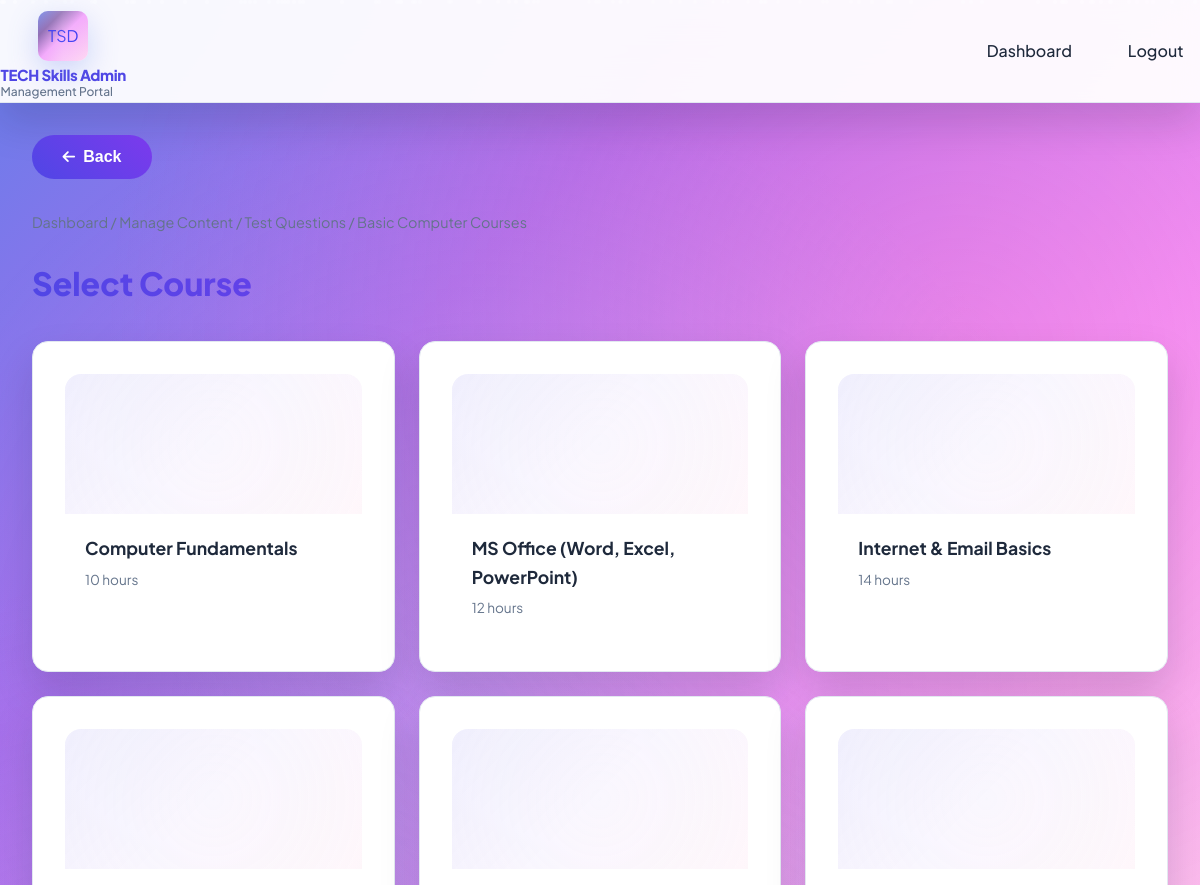
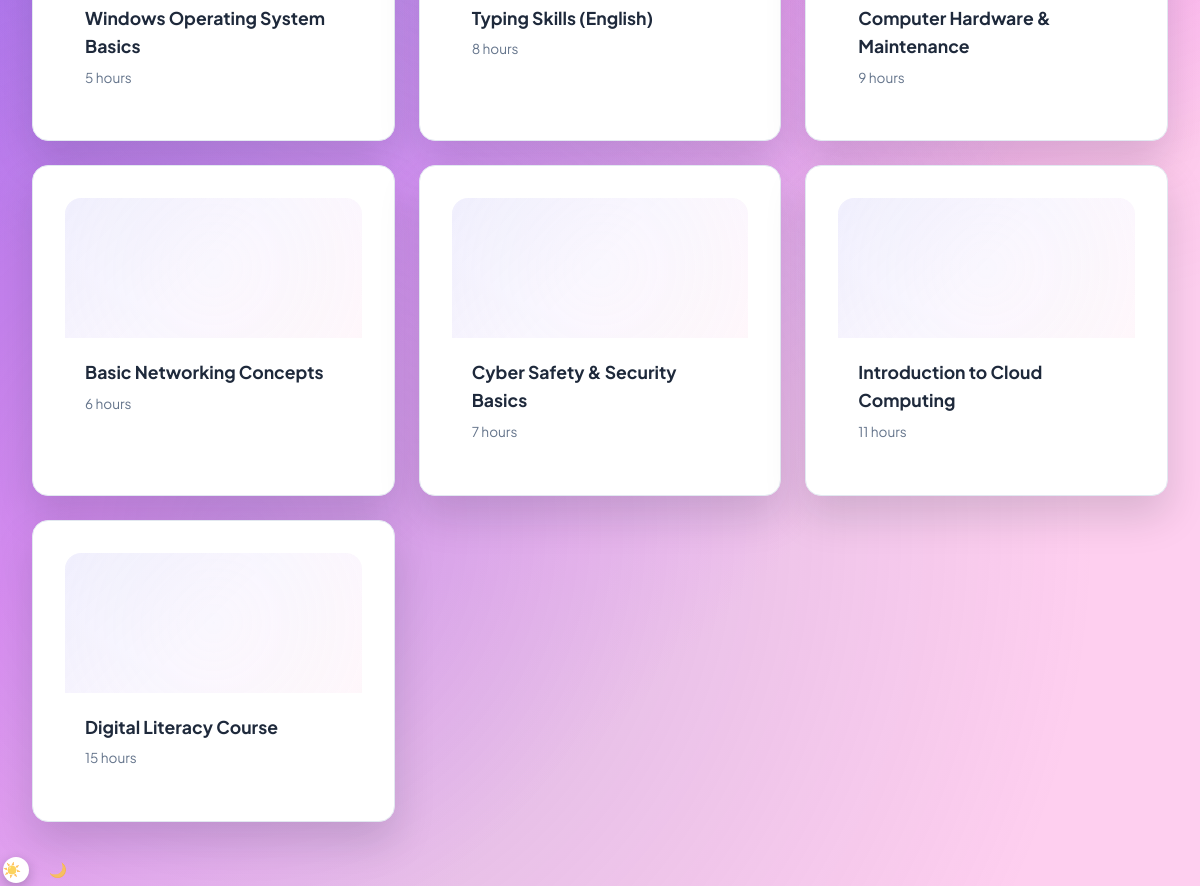
The page /admin/manage/test-questions/1 (signed in) on the database its author committed (2 pictures, top to bottom).
### models.py (models this page shows)
class Category(db.Model):
    __tablename__ = "categories"
    id = db.Column(db.Integer, primary_key=True)
    name = db.Column(db.String(100), nullable=False)
    slug = db.Column(db.String(100), unique=True, nullable=False)
    description = db.Column(db.Text, nullable=True)
    icon = db.Column(db.String(50), nullable=True)
    courses = db.relationship("Course", backref="category", lazy="dynamic")

class Course(db.Model):
    __tablename__ = "courses"
    id = db.Column(db.Integer, primary_key=True)
    category_id = db.Column(db.Integer, db.ForeignKey("categories.id"), nullable=False)
    name = db.Column(db.String(200), nullable=False)
    slug = db.Column(db.String(200), nullable=False)
    description = db.Column(db.Text, nullable=True)
    duration_weeks = db.Column(db.Integer, default=4)
    syllabus_text = db.Column(db.Text, nullable=True)
    topics = db.relationship("CourseTopic", backref="course", lazy="dynamic", order_by="CourseTopic.order")
    enrollments = db.relationship("Enrollment", backref="course", lazy="dynamic")

### app.py (the view)
@app.route("/admin/manage/test-questions/<int:cat_id>")
@login_required
@admin_required
def admin_manage_test_courses(cat_id):
    cat = Category.query.get_or_404(cat_id)
    courses = Course.query.filter_by(category_id=cat_id).order_by(Course.id).all()
    return render_template("admin/admin_manage_test_courses.html", category=cat, courses=courses)

### app.py (called while the page is built)
@login_manager.user_loader
def load_user(user_id):
    if user_id is None:
        return None
    try:
        return User.query.get(int(user_id))
    except (ValueError, TypeError):
        return None

def admin_required(f):
    @wraps(f)
    def decorated(*args, **kwargs):
        if not current_user.is_authenticated or current_user.role != "admin":
            flash("Admin access required.", "error")
            return redirect(url_for("admin_login"))
        return f(*args, **kwargs)
    return decorated

### templates/admin/admin_manage_test_courses.html (shortened to what this page needs)
{% extends "base.html" %}
{% block content %}
<nav class="breadcrumb"><a href="{{ url_for('admin_dashboard') }}">Dashboard</a> / <a href="{{ url_for('admin_manage_content') }}">Manage Content</a> / <a href="{{ url_for('admin_manage_test') }}">Test Questions</a> / {{ category.name }}</nav>
<h1 class="page-title">Select Course</h1>
<div class="courses-grid">
    {% for co in courses %}
    <a href="{{ url_for('admin_manage_test_questions', cat_id=category.id, course_id=co.id) }}" class="course-card">
        <div class="thumb"></div>
        <div class="body"><h3>{{ co.name }}</h3><p class="meta">{{ co.duration_weeks }} hours</p></div>
    </a>
    {% endfor %}
</div>
{% endblock %}

### rows shown on the page
Category: name "Basic Computer Courses"
Course: name "Computer Fundamentals", duration_weeks "10"
Course: name "MS Office (Word, Excel, PowerPoint)", duration_weeks "12"
Course: name "Internet & Email Basics", duration_weeks "14"
Course: name "Windows Operating System Basics", duration_weeks "5"
Course: name "Typing Skills (English)", duration_weeks "8"
Course: name "Computer Hardware & Maintenance", duration_weeks "9"
Course: name "Basic Networking Concepts", duration_weeks "6"
Course: name "Cyber Safety & Security Basics", duration_weeks "7"
Course: name "Introduction to Cloud Computing", duration_weeks "11"
Course: name "Digital Literacy Course", duration_weeks "15"
